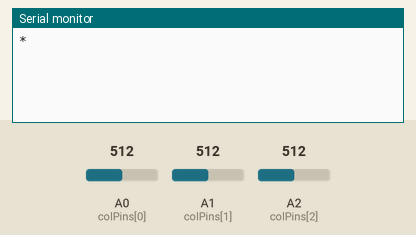
Recording of a sketch running on a simulated Arduino Uno, built with avr-gcc and run on an emulated ATmega328P. Parts: the last lines printed to the serial monitor. The test bench sets the inputs (shaded band); at power-on: A0 (colPins[0]) = 512, A1 (colPins[1]) = 512, A2 (colPins[2]) = 512.

Above: at 1.2 s.
1.3 s: A0 (colPins[0]) set to 716
At 2.5 s:
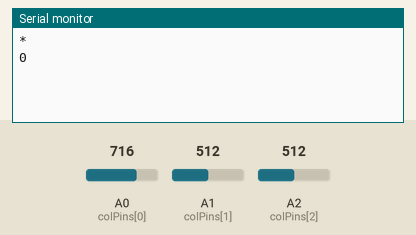
2.8 s: A1 (colPins[1]) set to 716
At 3.7 s:
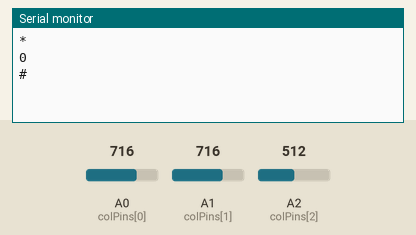
4.3 s: A0 (colPins[0]) set to 306
At 4.9 s:
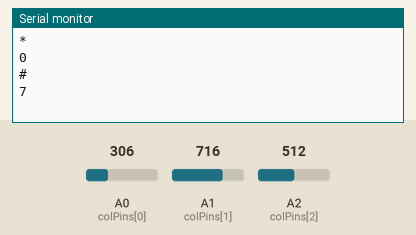

Measured:
- after the input at 1.3 s, the serial monitor: prints a new line at once (image 1)
- after the input at 2.8 s, the serial monitor: prints a new line at once (image 2)
- after the input at 4.3 s, the serial monitor: prints a new line at once (image 3)

The sketch:

2a.ino
```cpp
const int colPins[3] = {A0, A1, A2};  // analog inputs for columns

// ADC values for your measured row voltages
const int rowValues[4] = {93, 179, 320, 512};
const int tolerance = 50;  // tolerance range that doesn't overlap

// Key mapping
char keys[4][3] = {{'1', '2', '3'},{'4', '5', '6'},{'7', '8', '9'},{'*', '0', '#'}};

char lastKey = '\0';  // stores the last key detected

void setup() {
  Serial.begin(9600);
}

void loop() {
  char key = getKey();

  if (key != lastKey)
  {
            // checks if the key has been unpressed
    if (key != '\0')
    {         // and it’s a valid key (not released)
      Serial.println(key);     // prints character
    }
    lastKey = key;             // update last key state
  }
}

char getKey() {
  for (int col = 0; col < 3; col++)
  {
    int analogValue = analogRead(colPins[col]);
    int row = decodeRow(analogValue);

    if (row != -1)
    {
      return keys[row][col];
    }
  }
  return '\0';  // no key pressed
}

int decodeRow(int value)
{
  for (int r = 0; r < 4; r++)
  {
    if (abs(value - rowValues[r]) < tolerance)
    {
      return r;
    }
  }
  return -1;
}
```
